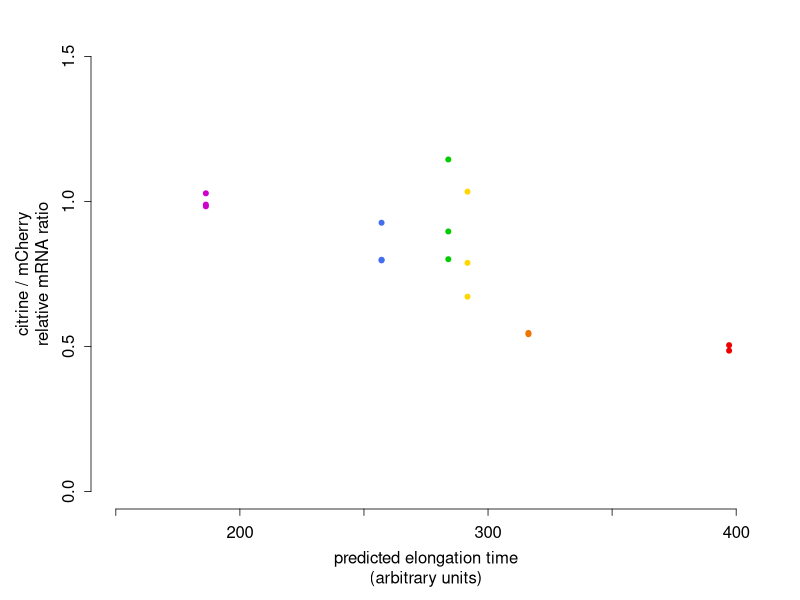

Write R code to recreate this figure.
## generate figure re-analyzing the citrine mRNA qPCR data from Tunney, McGlincey, et al 2018

WT_mRNA_ratios <- read.csv("../../data/WT/WT_mRNA/WT_mRNA_ratios.csv")
ratios <- as.data.frame(WT_mRNA_ratios)

cols <- c( citmin = "magenta3", cit0 = "royalblue2", cit3 = "green3", cit6 = "gold1", cit9 = "darkorange2", citmax = "red2")

pdf("../../figures/tunney_citrine_mrna.pdf", width = 1.75, height = 1.3, pointsize = 6.5, useDingbats = F, bg = "white" )
par( mex = 0.65 ) # sets margin stuff
par( mar = c(7,6.5,2,3) )
par( oma = c(0,0.5,1,0) )
plot( ratios$citscore, ratios$ratio, 
      col = cols[ratios$strain],
      #cex = 0.6,
      axes = F,
      xlim = c(150,400),
      ylim = c(0,1.5),
      pch = 20,
      xlab = "",
      ylab = "citrine / mCherry\nrelative mRNA ratio"
)
axis( 1, lwd = 0.75, at = seq(150, 400, by =50), labels = c(NA, "200", NA, "300", NA, "400") )
axis( 2, lwd = 0.75 )
title( xlab = "predicted elongation time\n(arbitrary units)", line = 4.5 )
dev.off()
